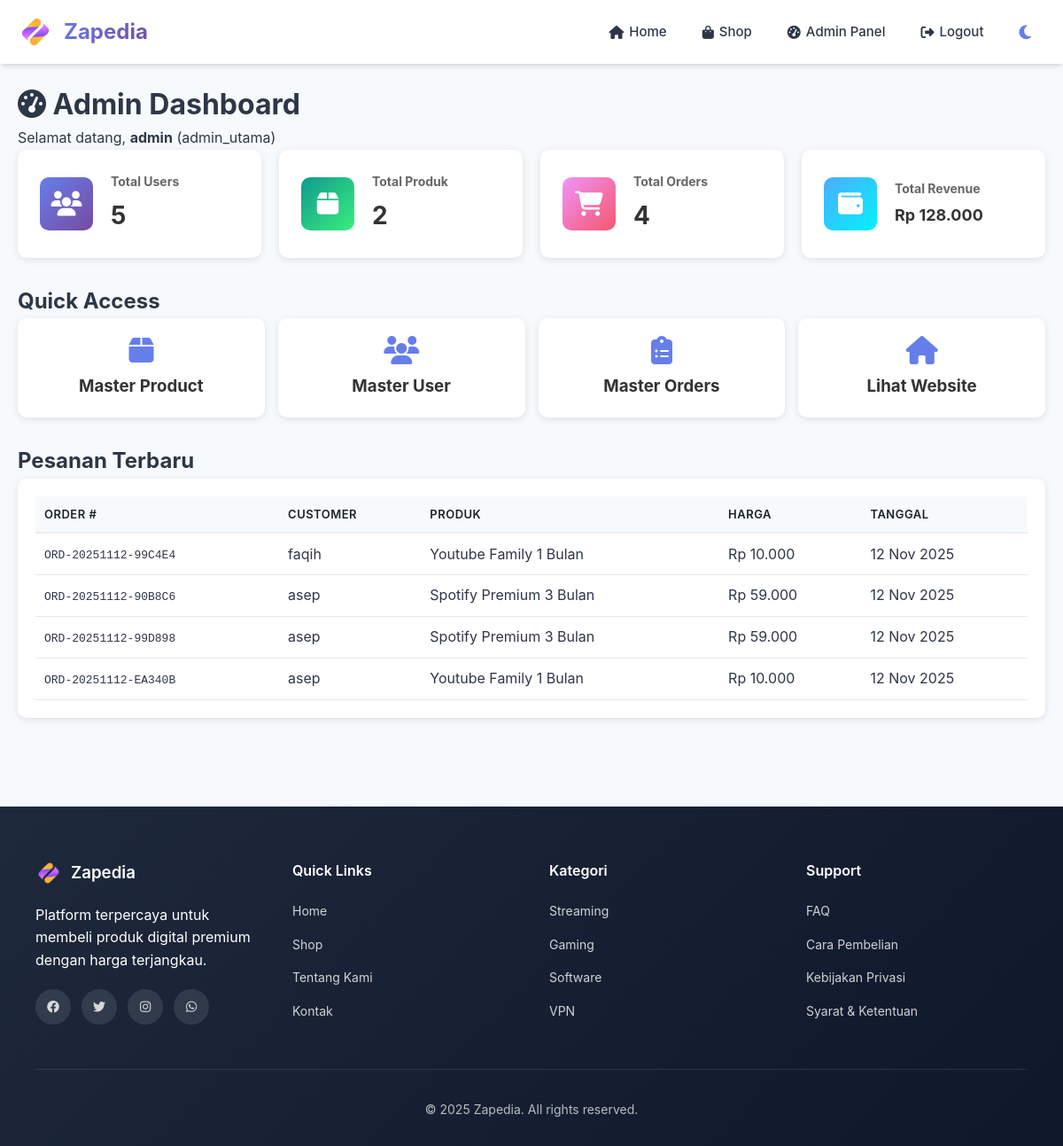
Page /index.php?page=admin_dashboard (signed in) on the committed database.
### tables this page shows
CREATE TABLE `orders` (
  `id` int(11) NOT NULL,
  `user_id` int(11) NOT NULL,
  `product_id` int(11) NOT NULL,
  `order_number` varchar(50) NOT NULL,
  `product_name` varchar(255) NOT NULL,
  `price` decimal(10,2) NOT NULL,
  `delivery_method` varchar(50) DEFAULT 'license_code',
  `license_code` text DEFAULT NULL,
  `status` enum('pending','processing','paid','completed','cancelled') DEFAULT 'processing',
  `payment_proof` varchar(255) DEFAULT NULL,
  `created_at` timestamp NOT NULL DEFAULT current_timestamp()
);

CREATE TABLE `users` (
  `id` int(11) NOT NULL,
  `username` varchar(50) NOT NULL,
  `email` varchar(100) DEFAULT NULL,
  `password` varchar(255) NOT NULL,
  `role` varchar(50) NOT NULL DEFAULT 'user'
);

### config.php (called while the page is built, shortened)
<?php
function h($str) {
    return htmlspecialchars($str, ENT_QUOTES, 'UTF-8');
}
function formatRupiah($angka) {
    return 'Rp ' . number_format($angka, 0, ',', '.');
}
?>

### admin/master_dashboard.php (the view, shortened to what this page needs)
<?php
$total_users = $conn->query("SELECT COUNT(*) as count FROM users")->fetch_assoc()['count'];
$total_products = $conn->query("SELECT COUNT(*) as count FROM products WHERE is_active = 1")->fetch_assoc()['count'];
$total_orders = $conn->query("SELECT COUNT(*) as count FROM orders")->fetch_assoc()['count'];
$total_revenue = $conn->query("SELECT SUM(price) as total FROM orders WHERE status = 'completed'")->fetch_assoc()['total'] ?? 0;
$recent_orders = $conn->query("
    SELECT o.*, u.username
    FROM orders o
    JOIN users u ON o.user_id = u.id
    ORDER BY o.created_at DESC
    LIMIT 5
");
?>
<!DOCTYPE html>
<html lang="id">
<head>
    <link rel="stylesheet" href="assets/style.css">
    <link rel="stylesheet" href="https://cdnjs.cloudflare.com/ajax/libs/font-awesome/6.4.0/css/all.min.css">
</head>
<body>
<div class="admin-dashboard">
    <h1><i class="fas fa-tachometer-alt"></i> Admin Dashboard</h1>
    <p>Selamat datang, <strong><?= h($_SESSION['username']) ?></strong> (<?= h($_SESSION['role']) ?>)</p>
    <div class="dashboard-grid">
        <div class="dashboard-card">
            <div class="card-icon blue">
                <i class="fas fa-users"></i>
            </div>
            <div class="card-content">
                <h3>Total Users</h3>
                <div class="value"><?= $total_users ?></div>
            </div>
        </div>
        <div class="dashboard-card">
            <div class="card-icon green">
                <i class="fas fa-box"></i>
            </div>
            <div class="card-content">
                <h3>Total Produk</h3>
                <div class="value"><?= $total_products ?></div>
            </div>
        </div>
        <div class="dashboard-card">
            <div class="card-icon orange">
                <i class="fas fa-shopping-cart"></i>
            </div>
            <div class="card-content">
                <h3>Total Orders</h3>
                <div class="value"><?= $total_orders ?></div>
            </div>
        </div>
        <div class="dashboard-card">
            <div class="card-icon purple">
                <i class="fas fa-wallet"></i>
            </div>
            <div class="card-content">
                <h3>Total Revenue</h3>
                <div class="value" style="font-size: 18px;"><?= formatRupiah($total_revenue) ?></div>
            </div>
        </div>
    </div>
    <h2>Quick Access</h2>
    <div class="quick-links">
        <?php if (in_array($_SESSION['role'], ['admin_utama', 'admin_product'])): ?>
            <a href="index.php?page=admin_products" class="quick-link">
                <i class="fas fa-box"></i>
                <h3>Master Product</h3>
            </a>
        <?php endif; ?>
        <?php if (in_array($_SESSION['role'], ['admin_utama', 'admin_user'])): ?>
            <a href="index.php?page=admin_users" class="quick-link">
                <i class="fas fa-users"></i>
                <h3>Master User</h3>
            </a>
        <?php endif; ?>
        <?php if (in_array($_SESSION['role'], ['admin_utama', 'admin_product'])): ?>
            <a href="index.php?page=admin_orders" class="quick-link">
                <i class="fas fa-clipboard-list"></i>
                <h3>Master Orders</h3>
            </a>
        <?php endif; ?>
        <a href="index.php?page=home" class="quick-link">
            <i class="fas fa-home"></i>
            <h3>Lihat Website</h3>
        </a>
    </div>
    <h2>Pesanan Terbaru</h2>
    <div class="orders-table-container">
        <?php if ($recent_orders->num_rows > 0): ?>
            <table style="width: 100%; border-collapse: collapse;">
                <thead>
                    <tr style="border-bottom: 2px solid #eee;">
                        <th style="padding: 10px; text-align: left;">Order #</th>
                        <th style="padding: 10px; text-align: left;">Customer</th>
                        <th style="padding: 10px; text-align: left;">Produk</th>
                        <th style="padding: 10px; text-align: left;">Harga</th>
                        <th style="padding: 10px; text-align: left;">Tanggal</th>
                    </tr>
                </thead>
                <tbody>
                    <?php while ($order = $recent_orders->fetch_assoc()): ?>
                        <tr style="border-bottom: 1px solid #eee;">
                            <td style="padding: 10px;"><code><?= h($order['order_number']) ?></code></td>
                            <td style="padding: 10px;"><?= h($order['username']) ?></td>
                            <td style="padding: 10px;"><?= h($order['product_name']) ?></td>
                            <td style="padding: 10px;"><?= formatRupiah($order['price']) ?></td>
                            <td style="padding: 10px;"><?= date('d M Y', strtotime($order['created_at'])) ?></td>
                        </tr>
                    <?php endwhile; ?>
                </tbody>
            </table>
        <?php endif; ?>
    </div>
</div>
</body>
</html>

### assets/style.css (style rules this page uses)
html, body, * { scrollbar-width: none !important; }
html, body { -ms-overflow-style: none !important; }
html { overflow-y: scroll; overflow-x: hidden; }
body { overflow-y: auto; overflow-x: hidden; }
* { margin: 0; padding: 0; box-sizing: border-box; }
:root { --primary: #667eea; --primary-dark: #5568d3; --secondary: #764ba2; --success: #10b981; --warning: #f59e0b; --danger: #ef4444; --dark: #1a202c; --light: #f7fafc; --text: #2d3748; --text-light: #718096; --border: #e2e8f0; --shadow: 0 4px 6px -1px rgba(0, 0, 0, 0.1), 0 2px 4px -1px rgba(0, 0, 0, 0.06); --shadow-lg: 0 10px 15px -3px rgba(0, 0, 0, 0.1), 0 4px 6px -2px rgba(0, 0, 0, 0.05); }
body { font-family: 'Inter', 'Segoe UI', Tahoma, Geneva, Verdana, sans-serif; background: var(--light); color: var(--text); line-height: 1.6; -webkit-font-smoothing: antialiased; -moz-osx-font-smoothing: grayscale; }
table { width: 100%; border-collapse: separate; border-spacing: 0; }
thead { background: var(--light); }
th, td { padding: 16px; text-align: left; border-bottom: 1px solid var(--border); }
th { font-weight: 600; color: var(--dark); font-size: 13px; text-transform: uppercase; letter-spacing: 0.5px; }
tbody tr { transition: background 0.2s; }

### index.php (style rules this page uses)
html, body { overflow-x: hidden; scrollbar-width: none !important; -ms-overflow-style: none !important; }

### admin/master_dashboard.php (style rules this page uses)
.admin-dashboard { padding: 20px; max-width: 1400px; margin: 0 auto; }
.dashboard-grid { display: grid; grid-template-columns: repeat(auto-fit, minmax(250px, 1fr)); gap: 20px; margin-bottom: 30px; }
.dashboard-card { background: white; padding: 25px; border-radius: 10px; box-shadow: 0 2px 8px rgba(0,0,0,0.1); display: flex; align-items: center; gap: 20px; }
.card-icon { width: 60px; height: 60px; border-radius: 10px; display: flex; align-items: center; justify-content: center; font-size: 28px; color: white; }
.card-icon.blue { background: linear-gradient(135deg, #667eea 0%, #764ba2 100%); }
.card-icon.green { background: linear-gradient(135deg, #11998e 0%, #38ef7d 100%); }
.card-icon.orange { background: linear-gradient(135deg, #f093fb 0%, #f5576c 100%); }
.card-icon.purple { background: linear-gradient(135deg, #4facfe 0%, #00f2fe 100%); }
.card-content h3 { margin: 0; font-size: 14px; color: #666; }
.card-content .value { font-size: 28px; font-weight: bold; color: #333; margin-top: 5px; }
.quick-links { display: grid; grid-template-columns: repeat(auto-fit, minmax(200px, 1fr)); gap: 15px; margin-bottom: 30px; }
.quick-link { background: white; padding: 20px; border-radius: 10px; text-align: center; text-decoration: none; color: #333; box-shadow: 0 2px 8px rgba(0,0,0,0.1); transition: transform 0.3s; }
.quick-link i { font-size: 32px; color: #667eea; margin-bottom: 10px; }
.orders-table-container { background: white; padding: 20px; border-radius: 10px; box-shadow: 0 2px 8px rgba(0,0,0,0.1); }

### rows in the picture
orders: order_number "ORD-20251112-99C4E4", user.username "faqih", product_name "Youtube Family 1 Bulan", price "Rp 10.000", created_at "12 Nov 2025"
orders: order_number "ORD-20251112-90B8C6", user.username "asep", product_name "Spotify Premium 3 Bulan", price "Rp 59.000", created_at "12 Nov 2025"
orders: order_number "ORD-20251112-99D898", user.username "asep", product_name "Spotify Premium 3 Bulan", price "Rp 59.000", created_at "12 Nov 2025"
orders: order_number "ORD-20251112-EA340B", user.username "asep", product_name "Youtube Family 1 Bulan", price "Rp 10.000", created_at "12 Nov 2025"

### other values in the picture
$_SESSION['username'] "admin"
$_SESSION['role'] "admin_utama"
$total_users "5"
$total_products "2"
$total_orders "4"
formatRupiah($total_revenue) "Rp 128.000"
